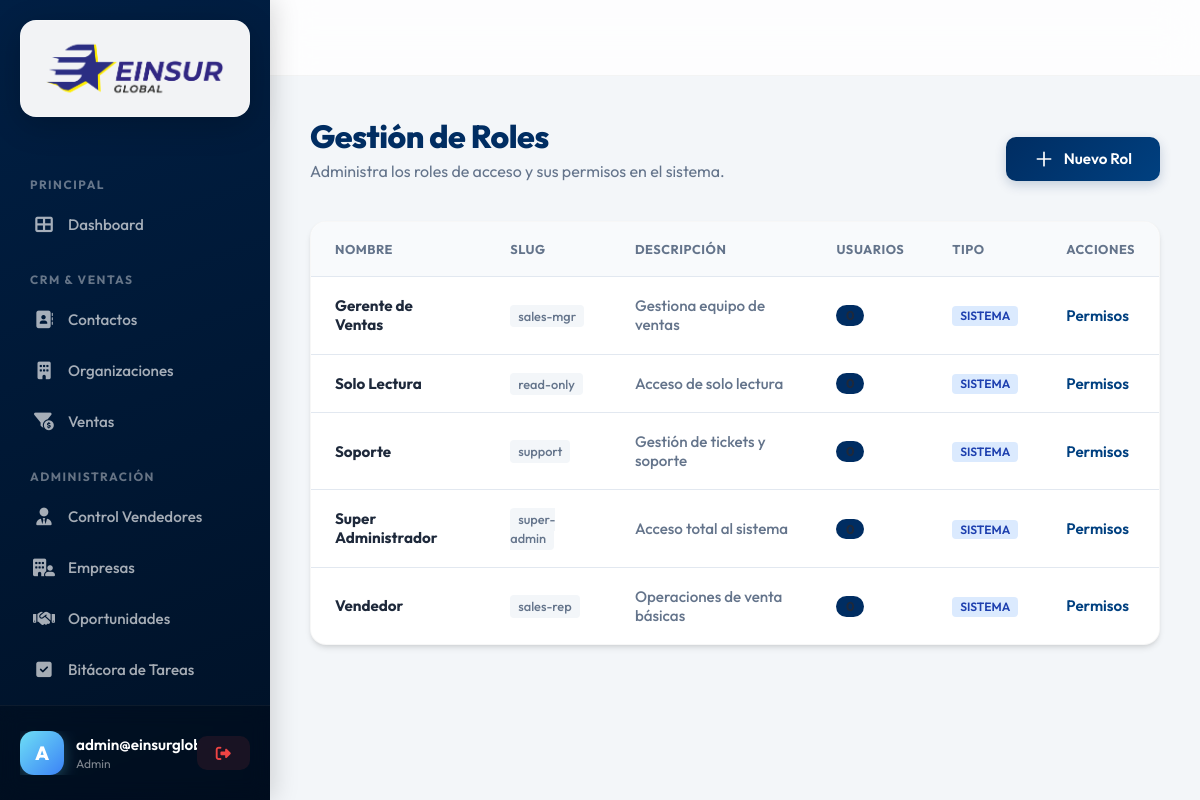
Page /public/roles (signed in) on the committed database.
### tables this page shows
CREATE TABLE `roles` (
  `id`          BIGINT UNSIGNED NOT NULL AUTO_INCREMENT,
  `tenant_id`   BIGINT UNSIGNED NOT NULL,
  `name`        VARCHAR(80)     NOT NULL,
  `slug`        VARCHAR(80)     NOT NULL,
  `description` VARCHAR(255)    DEFAULT NULL,
  `is_system`   TINYINT(1)      NOT NULL DEFAULT 0 COMMENT 'No editable por usuario',
  `created_at`  DATETIME        NOT NULL DEFAULT CURRENT_TIMESTAMP,
  `updated_at`  DATETIME        NOT NULL DEFAULT CURRENT_TIMESTAMP ON UPDATE CURRENT_TIMESTAMP,
  PRIMARY KEY (`id`),
  UNIQUE KEY `uq_roles_tenant_slug` (`tenant_id`, `slug`),
  INDEX `idx_roles_tenant` (`tenant_id`),
  CONSTRAINT `fk_roles_tenant` FOREIGN KEY (`tenant_id`) REFERENCES `tenants`(`id`) ON DELETE CASCADE
);

### config/database.php (called while the page is built, shortened)
<?php
return [
    'host'     => $_ENV['DB_HOST']     ?? '127.0.0.1',
    'port'     => (int) ($_ENV['DB_PORT'] ?? 3306),
    'database' => $_ENV['DB_DATABASE'] ?? 'crm_einsurglobal',
    'username' => $_ENV['DB_USERNAME'] ?? 'root',
    'password' => $_ENV['DB_PASSWORD'] ?? '',
    'charset'  => $_ENV['DB_CHARSET']  ?? 'utf8mb4',
    'options'  => [
        PDO::ATTR_ERRMODE            => PDO::ERRMODE_EXCEPTION,
        PDO::ATTR_DEFAULT_FETCH_MODE => PDO::FETCH_ASSOC,
        PDO::ATTR_EMULATE_PREPARES   => false,
        PDO::ATTR_STRINGIFY_FETCHES  => false,
    ],
];

### src/Core/Database.php (called while the page is built, shortened)
<?php
final class Database
{
    private static ?PDO $instance = null;
    public static function getInstance(): PDO
    {
        if (self::$instance === null) {
            $cfg = require dirname(__DIR__, 2) . '/config/database.php';
            $dsn = sprintf(
                'mysql:host=%s;port=%d;dbname=%s;charset=%s',
                $cfg['host'],
                $cfg['port'],
                $cfg['database'],
                $cfg['charset']
            );
            try {
                self::$instance = new PDO(
                    $dsn,
                    $cfg['username'],
                    $cfg['password'],
                    $cfg['options']
                );
            } catch (\PDOException $e) {
                throw new RuntimeException(
                    'Database connection failed: ' . $e->getMessage(),
                    (int) $e->getCode(),
                    $e
                );
            }
        }
        return self::$instance;
    }
}

### src/Http/Controllers/RoleController.php (called while the page is built, shortened)
<?php
class RoleController
{
    private Role $roleModel;
    public function __construct()
    {
        $this->roleModel = new Role();
    }
    public function index(): void
    {
        $roles = $this->roleModel->getTenantRoles();
        require __DIR__ . '/../../Views/roles/index.php';
    }
}

### public/index.php (called while the page is built, shortened)
<?php
$router = new Router();
$requestUri = $_SERVER['REQUEST_URI'];
$basePath = dirname($_SERVER['SCRIPT_NAME']);
if ($basePath !== '/' && strpos($requestUri, $basePath) === 0) {
    $requestUri = substr($requestUri, strlen($basePath));
}
$requestMethod = $_SERVER['REQUEST_METHOD'];
try {
    $router->dispatch($requestUri, $requestMethod);
} catch (Exception $e) {
    http_response_code(500);
    if (($_ENV['APP_DEBUG'] ?? 'false') === 'true') {
        echo "<h1>Error 500</h1><p>" . $e->getMessage() . "</p>";
    } else {
        echo "<h1>Error 500</h1><p>Ha ocurrido un error interno en el servidor.</p>";
    }
}

### src/Core/TenantContext.php (called while the page is built, shortened)
<?php
final class TenantContext
{
    private static ?int $tenantId = null;
    public static function set(int $tenantId, ?int $userId = null): void
    {
        self::$tenantId = $tenantId;
    }
    public static function getTenantId(): int
    {
        return self::$tenantId;
    }
}

### src/Core/BaseModel.php (called while the page is built, shortened)
<?php
abstract class BaseModel
{
    public function __construct()
    {
        $this->db = Database::getInstance();
    }
}

### src/Models/Role.php (called while the page is built, shortened)
<?php
class Role extends BaseModel
{
    protected string $table = 'roles';
    public function getTenantRoles(): array
    {
        $tenantId = TenantContext::getTenantId();
        $sql = "SELECT r.*,
                       (SELECT COUNT(*) FROM tenant_users tu WHERE tu.role_id = r.id) as user_count
                FROM {$this->table} r
                WHERE r.tenant_id = :tenant_id
                ORDER BY r.is_system DESC, r.name ASC";
        $stmt = $this->db->prepare($sql);
        $stmt->execute([':tenant_id' => $tenantId]);
        return $stmt->fetchAll(PDO::FETCH_OBJ);
    }
}

### src/Views/roles/index.php (the view, shortened to what this page needs)
<?php
require __DIR__ . '/../layouts/header.php';
?>
<div class="page-header">
    <div>
        <h1>Gestión de Roles</h1>
        <p>Administra los roles de acceso y sus permisos en el sistema.</p>
    </div>
    <a href="/crm_einsurglobal/public/roles/create" class="btn btn-primary">
        <svg xmlns="http://www.w3.org/2000/svg" width="20" height="20" fill="none" viewBox="0 0 24 24" stroke="currentColor"><path stroke-linecap="round" stroke-linejoin="round" stroke-width="2" d="M12 4v16m8-8H4" /></svg>
        Nuevo Rol
    </a>
</div>
<div class="card">
    <div class="table-responsive">
        <table>
            <thead>
                <tr>
                    <th>Nombre</th>
                    <th>Slug</th>
                    <th>Descripción</th>
                    <th>Usuarios</th>
                    <th>Tipo</th>
                    <th>Acciones</th>
                </tr>
            </thead>
            <tbody>
                <?php if (empty($roles)): ?>
                    <tr>
                        <td colspan="6" style="text-align: center; padding: 3rem;">
                            <p style="color: var(--text-muted);">No se encontraron roles.</p>
                        </td>
                    </tr>
                <?php else: ?>
                    <?php foreach ($roles as $role): ?>
                        <tr>
                            <td>
                                <strong><?= htmlspecialchars($role->name) ?></strong>
                            </td>
                            <td>
                                <code style="background: var(--bg-main); padding: 0.2rem 0.5rem; border-radius: 4px; font-size: 0.8rem; color: var(--text-muted);"><?= htmlspecialchars($role->slug) ?></code>
                            </td>
                            <td style="color: var(--text-muted);"><?= htmlspecialchars($role->description ?? '-') ?></td>
                            <td>
                                <span style="background: var(--primary); color: var(--primary-text); padding: 0.15rem 0.6rem; border-radius: 20px; font-weight: 700; font-size: 0.8rem;">
                                </span>
                            </td>
                            <td>
                                <?php if ($role->is_system): ?>
                                    <span style="background: #DBEAFE; color: #1E40AF; padding: 0.15rem 0.5rem; border-radius: 4px; font-size: 0.75rem; font-weight: 600;">SISTEMA</span>
                                <?php else: ?>
                                    <span style="background: #F0FDF4; color: #166534; padding: 0.15rem 0.5rem; border-radius: 4px; font-size: 0.75rem; font-weight: 600;">PERSONALIZADO</span>
                                <?php endif; ?>
                            </td>
                            <td>
                                <div style="display: flex; gap: 0.5rem; align-items: center;">
                                    <a href="/crm_einsurglobal/public/roles/edit?id=<?= $role->id ?>" style="color: var(--primary-hover); text-decoration: none; font-weight: 600;">Permisos</a>
                                </div>
                            </td>
                        </tr>
                    <?php endforeach; ?>
                <?php endif; ?>
            </tbody>
        </table>
    </div>
</div>
<?php require __DIR__ . '/../layouts/footer.php'; ?>

### src/Core/Router.php (shortened to what this page needs)
<?php
class Router
{
    private array $routes = [];
    private function addRoute(string $method, string $uri, string $controller, string $action, array $middlewares): void
    {
        $pattern = preg_replace('/\{([a-zA-Z0-9_]+)\}/', '(?<$1>[a-zA-Z0-9_-]+)', $uri);
        $pattern = "#^" . $pattern . "$#";
        $this->routes[] = [
            'method'      => $method,
            'uri'         => $uri,
            'pattern'     => $pattern,
            'controller'  => $controller,
            'action'      => $action,
            'middlewares' => $middlewares
        ];
    }
    public function dispatch(string $requestUri, string $requestMethod): void
    {
        $uri = parse_url($requestUri, PHP_URL_PATH) ?? '/';
        foreach ($this->routes as $route) {
            if ($route['method'] === $requestMethod && preg_match($route['pattern'], $uri, $matches)) {
                $params = array_filter($matches, 'is_string', ARRAY_FILTER_USE_KEY);
                $controllerClass = $route['controller'];
                if (class_exists($controllerClass)) {
                    $controllerInstance = new $controllerClass();
                    $action = $route['action'];
                    if (method_exists($controllerInstance, $action)) {
                        call_user_func_array([$controllerInstance, $action], $params);
                        return;
                    } else {
                        throw new \Exception("Método {$action} no encontrado en el controlador {$controllerClass}");
                    }
                } else {
                    throw new \Exception("Controlador {$controllerClass} no encontrado.");
                }
            }
        }
    }
}

### src/Views/layouts/header.php (style rules this page uses)
:root { --primary: #002D62; --primary-hover: #004080; --primary-light: #e6f0fa; --accent: #6edff6; --accent-hover: #4dcde8; --bg-sidebar: #001f44; --bg-main: #f3f6f9; --text-main: #1e293b; --text-muted: #64748b; --surface: #ffffff; --border: #e2e8f0; --shadow-sm: 0 1px 2px 0 rgb(0 0 0 / 0.05); --shadow-md: 0 4px 6px -1px rgb(0 0 0 / 0.1), 0 2px 4px -2px rgb(0 0 0 / 0.1); --shadow-lg: 0 10px 15px -3px rgb(0 0 0 / 0.1), 0 4px 6px -4px rgb(0 0 0 / 0.1); --radius-md: 10px; --radius-lg: 16px; }
* { margin: 0; padding: 0; box-sizing: border-box; font-family: 'Outfit', sans-serif; }
body { display: flex; min-height: 100vh; background-color: var(--bg-main); color: var(--text-main); font-size: 15px; }
.page-header { margin-bottom: 2.5rem; display: flex; justify-content: space-between; align-items: flex-end; }
.page-header h1 { font-size: 2rem; font-weight: 800; color: var(--primary); letter-spacing: -0.5px; }
.page-header p { color: var(--text-muted); margin-top: 0.3rem; font-size: 1rem; }
.btn { padding: 0.75rem 1.75rem; border-radius: var(--radius-md); font-weight: 600; font-size: 0.95rem; text-decoration: none; display: inline-flex; align-items: center; gap: 0.6rem; border: none; cursor: pointer; transition: all 0.3s cubic-bezier(0.4, 0, 0.2, 1); }
.btn-primary { background: linear-gradient(135deg, var(--primary) 0%, var(--primary-hover) 100%); color: white; box-shadow: 0 4px 12px rgba(0, 45, 98, 0.2); }
.card { background: var(--surface); border-radius: var(--radius-lg); box-shadow: var(--shadow-md); border: 1px solid rgba(0,0,0,0.03); overflow: hidden; transition: transform 0.3s ease, box-shadow 0.3s ease; }
.table-responsive { overflow-x: auto; }
table { width: 100%; border-collapse: separate; border-spacing: 0; text-align: left; }
th { background: #f8fafc; padding: 1.2rem 1.5rem; font-size: 0.8rem; text-transform: uppercase; letter-spacing: 0.5px; color: var(--text-muted); font-weight: 700; border-bottom: 1px solid var(--border); }
td { padding: 1.2rem 1.5rem; border-bottom: 1px solid var(--border); color: var(--text-main); font-size: 0.95rem; font-weight: 500; }
tr:last-child td { border-bottom: none; }

### rows in the picture
roles: name "Gerente de Ventas", slug "sales-mgr", description "Gestiona equipo de ventas", is_system "SISTEMA"
roles: name "Solo Lectura", slug "read-only", description "Acceso de solo lectura", is_system "SISTEMA"
roles: name "Soporte", slug "support", description "Gestión de tickets y soporte", is_system "SISTEMA"
roles: name "Super Administrador", slug "super-admin", description "Acceso total al sistema", is_system "SISTEMA"
roles: name "Vendedor", slug "sales-rep", description "Operaciones de venta básicas", is_system "SISTEMA"
